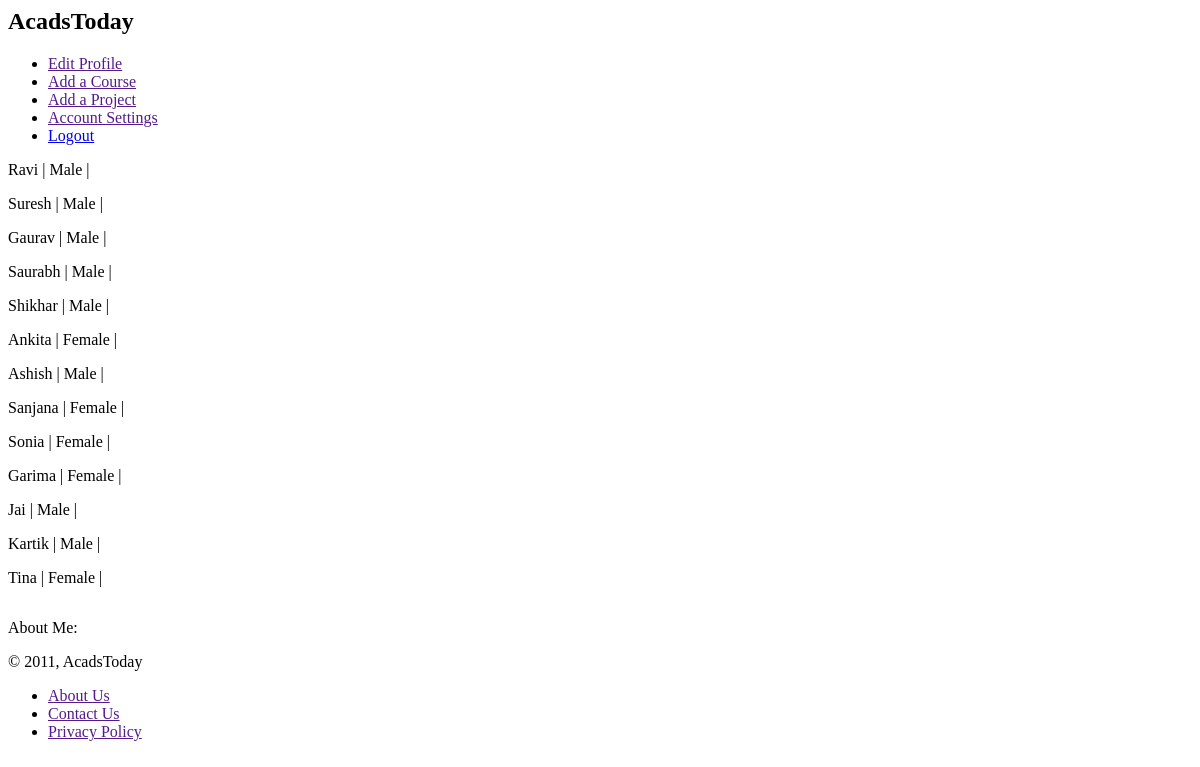
Screenshot of /login/home.php with the database file from the repository.
### tables this page shows
CREATE TABLE IF NOT EXISTS `user` (
  `user_id` varchar(15) NOT NULL DEFAULT '',
  `user_name` varchar(20) NOT NULL,
  `password` varchar(15) DEFAULT NULL,
  `dept_name` varchar(50) DEFAULT NULL,
  `gender` varchar(8) DEFAULT NULL,
  `dob` char(10) DEFAULT NULL,
  PRIMARY KEY (`user_id`),
  KEY `dept_name` (`dept_name`)
);

### login/home.php (the view, shortened to what this page needs)
<html>
	<head>
		<link rel="stylesheet" type="text/css" href="css/global.css" />
	</head>
	<body>
		<?php include("header.php"); ?>
		<?php
			$sqlstr = mysql_query("SELECT * FROM user");
			if (mysql_numrows($sqlstr) != 0) {
				while ($row = mysql_fetch_array($sqlstr)) {
		?>
					<p><?= $row['user_name'] ?> | <?= $row['gender'] ?> | <?= $row['dept'] ?></p>
		<?php
				}
			}
		?>
		<div id="leftpanel">
			<div id="info">
				<p>About Me:</p>
			</div>
		</div>
		<?php include("footer.php"); ?>
	</body>
</html>

### login/header.php
<div id="header">
	<div id="logo">
		<a href="home.php" class="no-underline"><h2>AcadsToday</h2></a>
	</div>
	<div id="account">
		<ul>
			<li><a href="">Edit Profile</a></li>
			<li><a href="">Add a Course</a></li>
			<li><a href="">Add a Project</a></li>
			<li><a href="">Account Settings</a></li>
			<li><a href="logout.php">Logout</a></li>
		</ul>
	</div>
</div>

### login/footer.php
<div id="footer">
	<div id="copyright">
		<p> &#169; <?php echo date(Y); ?>, AcadsToday </p>
	</div>
	<div>
		<ul>
			<li><a href="">About Us</a></li>
			<li><a href="">Contact Us</a></li>
			<li><a href="">Privacy Policy</a></li>
		</ul>
	</div>
</div>

### login/css/global.css (style rules this page uses)
a:hover.no-underline, a:visited.no-underline, a:link.no-underline, a:active.no-underline { text-decoration:none; color:#000000; }

### rows the page displays
user: user_name "Ravi", gender "Male"
user: user_name "Suresh", gender "Male"
user: user_name "Gaurav", gender "Male"
user: user_name "Saurabh", gender "Male"
user: user_name "Shikhar", gender "Male"
user: user_name "Ankita", gender "Female"
user: user_name "Ashish", gender "Male"
user: user_name "Sanjana", gender "Female"
user: user_name "Sonia", gender "Female"
user: user_name "Garima", gender "Female"
user: user_name "Jai", gender "Male"
user: user_name "Kartik", gender "Male"
user: user_name "Tina", gender "Female"

### other values shown
date(Y) "2011"
